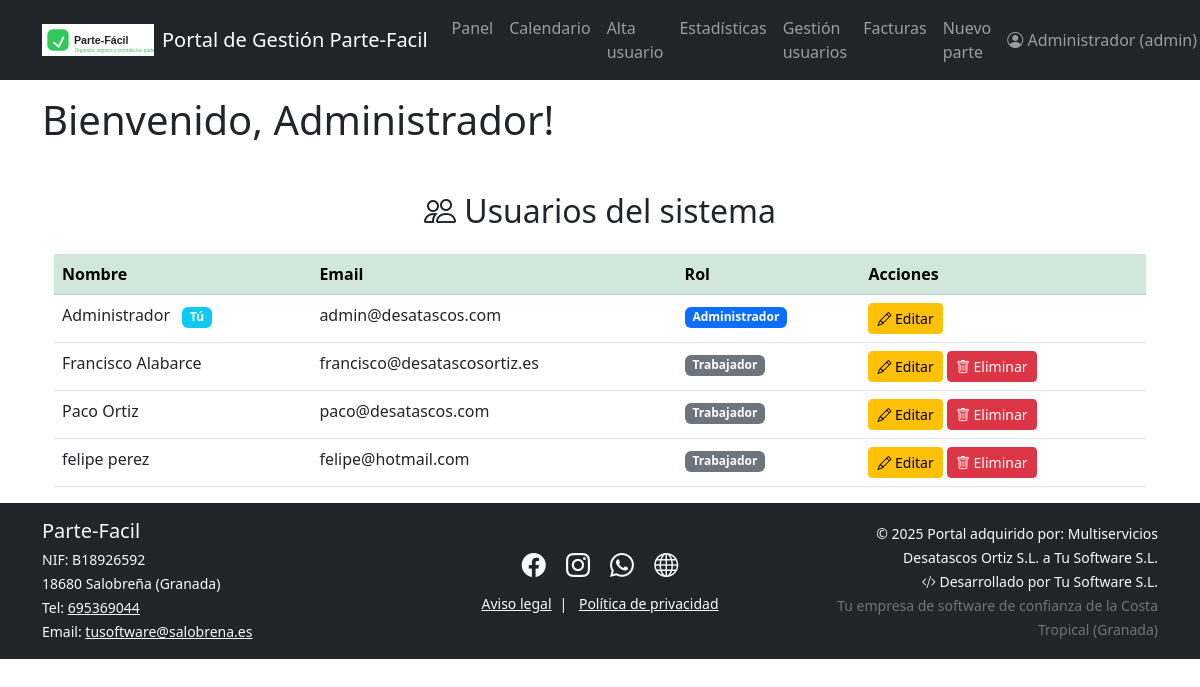
/admin/usuarios (signed in), run on the app's committed database.
### models.py (models this page shows)
class Usuario(UserMixin, db.Model):
    id = db.Column(db.Integer, primary_key=True)
    nombre = db.Column(db.String(50), nullable=False)
    email = db.Column(db.String(120), unique=True, nullable=False)
    contraseña = db.Column(db.String(200), nullable=False)
    rol = db.Column(db.String(20), nullable=False, default="trabajador")  # admin/trabajador
    trabajos = db.relationship('Trabajo', backref='trabajador', lazy=True)

### app.py (the view)
@app.route('/admin/usuarios')
@login_required
def listado_usuarios():
    if current_user.rol != "admin":
        flash("Solo los administradores pueden acceder aquí.")
        return redirect(url_for('dashboard'))
    usuarios = Usuario.query.all()
    return render_template('listado_usuarios.html', usuarios=usuarios)

### app.py (called while the page is built)
@login_manager.user_loader
def load_user(user_id):
    return Usuario.query.get(int(user_id))

@app.context_processor
def inject_now():
    return {'now': datetime.now()}

### templates/listado_usuarios.html (shortened to what this page needs)
{% extends "base.html" %}
{% block content %}
<div class="container mt-5">
  <h2 class="mb-4 text-center"><i class="bi bi-people"></i> Usuarios del sistema</h2>
  <table class="table table-hover">
    <thead class="table-success">
      <tr>
        <th>Nombre</th>
        <th>Email</th>
        <th>Rol</th>
        <th>Acciones</th>
      </tr>
    </thead>
    <tbody>
      {% for u in usuarios %}
      <tr>
        <td>
          {{ u.nombre }}
          {% if u.id == current_user.id %}
            <span class="badge bg-info ms-2">Tú</span>
          {% endif %}
        </td>
        <td>{{ u.email }}</td>
        <td>
          {% if u.rol == "admin" %}
            <span class="badge bg-primary">Administrador</span>
          {% else %}
            <span class="badge bg-secondary">Trabajador</span>
          {% endif %}
        </td>
        <td>
          <a href="{{ url_for('editar_usuario', user_id=u.id) }}" class="btn btn-sm btn-warning">
            <i class="bi bi-pencil"></i> Editar
          </a>
          {% if u.id != current_user.id %}
          <form action="{{ url_for('borrar_usuario', user_id=u.id) }}" method="post" style="display:inline-block;" onsubmit="return confirm('¿Seguro que quieres eliminar este usuario?');">
            <button class="btn btn-danger btn-sm" type="submit">
              <i class="bi bi-trash"></i> Eliminar
            </button>
          </form>
          {% endif %}
        </td>
      </tr>
      {% endfor %}
    </tbody>
  </table>
</div>
{% endblock %}

### templates/base.html (shortened to what this page needs)
<!DOCTYPE html>
<html lang="es">
<head>
    <link href="https://cdn.jsdelivr.net/npm/bootstrap@5.3.0/dist/css/bootstrap.min.css" rel="stylesheet">
    <link rel="stylesheet" href="https://cdn.jsdelivr.net/npm/bootstrap-icons@1.11.1/font/bootstrap-icons.css">
</head>
<body>
    {% include 'navbar.html' %}
    {% if current_user.is_authenticated %}
        <div class="container mt-3">
            <h1>Bienvenido, {{ current_user.nombre }}!</h1>
        </div>
    {% else %}
        <div class="container mt-3">
            <h1>Bienvenido a Parte-Fácil</h1>
            <p>Por favor, inicia sesión para acceder a tu panel de trabajo.</p>
        </div>
    {% endif %}
    <div class="container">
        {% block content %}{% endblock %}
    </div>
    {% include 'footer.html' %}
</body>
</html>

### templates/navbar.html (shortened to what this page needs)
<nav class="navbar navbar-expand-lg navbar-dark bg-dark">
  <div class="container">
    <a class="navbar-brand d-flex align-items-center gap-2" href="{{ url_for('empresa') }}">
      <img src="{{ url_for('static', filename='images/logo.svg') }}" alt="Logo" height="32" style="vertical-align: middle;">
      <span>Portal de Gestión Parte-Facil</span>
    </a>
    <div class="collapse navbar-collapse" id="navbarNav">
      {% if current_user.is_authenticated %}
        <ul class="navbar-nav me-auto mb-2 mb-lg-0">
          <li class="nav-item">
            <a class="nav-link" href="{{ url_for('dashboard') }}">Panel</a>
          </li>
          <li class="nav-item">
            <a class="nav-link" href="{{ url_for('calendar') }}">Calendario</a>
          </li>
          {% if current_user.rol == 'admin' %}
            <li class="nav-item">
              <a class="nav-link" href="{{ url_for('alta_trabajador') }}">Alta usuario</a>
            </li>
            <li class="nav-item">
              <a class="nav-link" href="{{ url_for('admin_dashboard') }}">Estadísticas</a>
            <li class="nav-item">
              <a class="nav-link" href="{{ url_for('listado_usuarios') }}">Gestión usuarios</a>
            </li>
            <li>
              <a class="nav-link" href="{{ url_for('listado_facturas') }}">Facturas</a>
            </li>
          {% endif %}
          <li class="nav-item">
            <a class="nav-link" href="{{ url_for('add_work') }}">Nuevo parte</a>
          </li>
        </ul>
        <ul class="navbar-nav ms-auto mb-2 mb-lg-0">
          <li class="nav-item dropdown">
            <a class="nav-link dropdown-toggle" href="#" id="navbarUserDropdown" role="button" data-bs-toggle="dropdown" aria-expanded="false">
              <i class="bi bi-person-circle"></i> {{ current_user.nombre }} ({{ current_user.rol }})
            </a>
          </li>
        </ul>
      {% else %}
        <ul class="navbar-nav ms-auto">
          <li class="nav-item">
            <a class="nav-link" href="{{ url_for('login') }}">Acceso empleados</a>
          </li>
        </ul>
      {% endif %}
    </div>
  </div>
</nav>

### data on the page
Usuario: nombre "Administrador", rol "admin", shows "Tú", email "admin@desatascos.com"
Usuario: nombre "Francisco Alabarce", email "francisco@desatascosortiz.es", rol "Trabajador"
Usuario: nombre "Paco Ortiz", email "paco@desatascos.com", rol "Trabajador"
Usuario: nombre "felipe perez", email "felipe@hotmail.com", rol "Trabajador"
